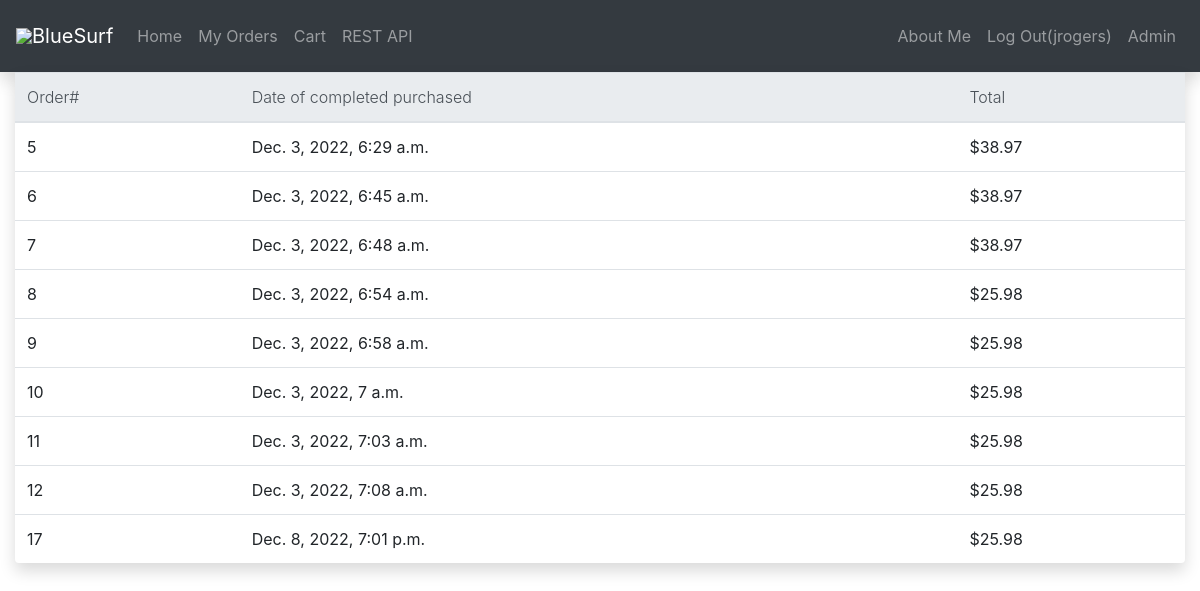
/orders/ (signed in), run on the app's committed database.
### checkout/models.py (models this page shows)
class Order(models.Model):
    user = models.ForeignKey(User,on_delete=models.CASCADE)
    id = models.BigAutoField(primary_key=True)
    orderTotal = models.PositiveIntegerField()
    dataPurchased = models.DateTimeField(default=timezone.now)

### checkout/views.py (the view)
# urls.py: path('orders/', checkout_views.Orders,name= 'orders'),
@login_required(login_url='/login/')
def Orders(request):
    table_data = Order.objects.filter(user=request.user)
    context = {
        "table_data": table_data,
    }
    return render(request,'checkoutpage/order.html',context)

### templates/checkoutpage/order.html (shortened to what this page needs)
<!DOCTYPE html>
<html>
    <head>
        {%load static%}
        {% include 'bootstrap.html'%}
        {% include 'nav.html'%}
        {% load cart_tag %}
        {%load mathfilters %}
    </head>
    <body>
        {%if not table_data%}
            <p class="text-monospace">There are no orders to display.</p>
        {%else%}
    <div class="col-md-12">
        <table class="table table-hover shadow p-3 mb-5 bg-white rounded">
            <thead class="thead-light">
            <tr>
                <th class="font-weight-light" scope="col">Order#</th>
                <th class="font-weight-light" scope="col">Date of completed purchased</th>
                <th class="font-weight-light" scope="col">Total</th>
            </tr>
             </thead>
             <tbody class="thead-dark">
        {%for row in table_data%}
            <tr >
                <td>
                    {{row.id}}
                </td>
                <td>
                    {{row.dataPurchased}}
                </td>
                <td>
                    {% with numerator=row.orderTotal denominator=100 %}
                        ${{ numerator|div:denominator }}
                    {% endwith %}
                </td>
            </tr>
            {%endfor%}
        </table>
        {%endif%}
    </body>
</html>

### templates/nav.html (shortened to what this page needs)
<nav class="navbar navbar-expand-lg navbar-dark bg-dark shadow p-3 mb-0">
    <img src="https://img.icons8.com/color/48/000000/surfboard.png"/>
      <a class="navbar-brand" href="/">BlueSurf</a>
    <div class="collapse navbar-collapse" id="navbarSupportedContent">
      <ul class="navbar-nav mr-auto">
        <li class="nav-item">
            <a class="nav-link" href="/">Home</a>
        </li>
        <li class="nav-item">
            <a class="nav-link" href="/orders/">My Orders</a>
        </li>
        <li class="nav-item">
          <a class ="nav-link" href="/cart/cart-detail">
              Cart
          </a>
        <li class="nav-item">
          <a class="nav-link" href="/api/v1/" target="_blank">REST API</a>
          </li>
      </ul>
        <div class="navbar-collapse collapse order-3 dual-collapse2">
          <ul class="nav navbar-nav ml-auto">
            <li class="nav-item">
              <a class="nav-link" href="/about/">About Me</a>
            </li>
          {% if user.is_authenticated%}
          <li class="nav-item">
            <a class="nav-link" href="/logout" target="_blank">Log Out({{user.username}})</a>
          </li>
          {%else%}
          <li class="nav-item">
            <a class="nav-link" href="/login/">Login</a>
          </li>
          {%endif%}
          <li class="nav-item">
            <a class="nav-link" href="/admin" target="_blank">Admin</a>
          </li>
        </ul>
      </div>
    </div>
  </nav>

### data on the page
Order: id "5", dataPurchased "Dec. 3, 2022, 6:29 a.m.", orderTotal|div "38.97"
Order: id "6", dataPurchased "Dec. 3, 2022, 6:45 a.m.", orderTotal|div "38.97"
Order: id "7", dataPurchased "Dec. 3, 2022, 6:48 a.m.", orderTotal|div "38.97"
Order: id "8", dataPurchased "Dec. 3, 2022, 6:54 a.m.", orderTotal|div "25.98"
Order: id "9", dataPurchased "Dec. 3, 2022, 6:58 a.m.", orderTotal|div "25.98"
Order: id "10", dataPurchased "Dec. 3, 2022, 7 a.m.", orderTotal|div "25.98"
Order: id "11", dataPurchased "Dec. 3, 2022, 7:03 a.m.", orderTotal|div "25.98"
Order: id "12", dataPurchased "Dec. 3, 2022, 7:08 a.m.", orderTotal|div "25.98"
Order: id "17", dataPurchased "Dec. 8, 2022, 7:01 p.m.", orderTotal|div "25.98"

### other printed values
{{ user.username }} "jrogers"
